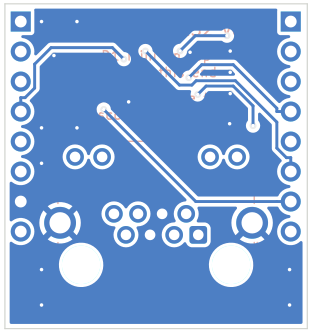
#> input picture hardware/rs232-shield/jlcpcb/view-bottom.png, 313 x 335 px, given in place of Fcu.png, which was not available
$ python make_views.py out.png
#> lines starting #> are read from the running program, lines starting #| are printed output that depends on the picture; after the words box and inside, x2 and y2 are one past the last pixel; in counts of white or black regions, pixels touching at a corner belong together
#!/usr/bin/env python3
"""!
@file make_views.py
@brief Pictures for the shield Word document: the bare board, top and bottom, as fabricated
       (from the JLCPCB Gerbers), and the assembled unit from four sides (from the 3D model).
@details Usage: python3 make_views.py OUTDIR
         Needs gerbv, trimesh + networkx + scipy, numpy, pillow. Writes
         board-top.png, board-bottom.png, unit-front.png, unit-side.png, unit-top.png,
         unit-bottom.png into OUTDIR.
"""
import os
import subprocess
import sys
import tempfile
from pathlib import Path

import numpy as np
import trimesh
from scipy import ndimage
from PIL import Image, ImageDraw, ImageFilter

HERE = Path(__file__).resolve().parent
RS = HERE.parent  ##< hardware/rs232-shield


def gerber_layer(gerb: Path, name: str, files: list[str], tmp: Path) -> np.ndarray:
    """!
    @brief Draw Gerber/drill files white on black at 1000 dpi, all on the board outline's extent.
    @param gerb Folder with the unzipped Gerbers. @param name Output stem. @param files Files to draw.
    @param tmp Scratch folder.
    @return Boolean image (True where drawn).
    """
#> called with name = 'Fcu'
    out = tmp / f"{name}.png"
    cmd = ["gerbv", "-x", "png", "-D", "1000", "-B", "2", "-a", "-b", "#000000",
           "-f", "#FFFFFF" if not files else "#000000"]  # outline hidden unless it is what we draw
    for _ in files:
        cmd += ["-f", "#FFFFFF"]
    subprocess.run(cmd + [str(gerb / "rs232-shield-Edge_Cuts.gm1")] + [str(gerb / f) for f in files] +
                   ["-o", str(out)], check=True, capture_output=True)
#> (this line was passed over: subprocess is not available in this run)
    return np.array(Image.open(out).convert("L")) > 127
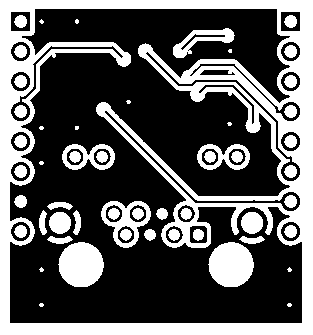
#> returned value: shape (335, 313) bool; 35.6% white; 54 white regions (12 under 20 px), largest, box (x1, y1, x2, y2) and area: (0, 0, 313, 335) 26294, (58, 242, 104, 287) 1605, (208, 242, 254, 287) 1605


def board_picture(gerb: Path, side: str, tmp: Path) -> Image.Image:
    """!
    @brief The bare board as fabricated: green mask, bare pads, white silkscreen, holes.
    @param gerb Gerber folder. @param side "F" (top) or "B" (bottom, shown turned over).
    @param tmp Scratch folder.
    @return RGB picture.
    """
    cu = gerber_layer(gerb, side + "cu", [f"rs232-shield-{side}_Cu." + ("gtl" if side == "F" else "gbl")], tmp)
    mask = gerber_layer(gerb, side + "mask", [f"rs232-shield-{side}_Mask." + ("gts" if side == "F" else "gbs")], tmp)
#> call 2 of gerber_layer, with name = 'Fmask'
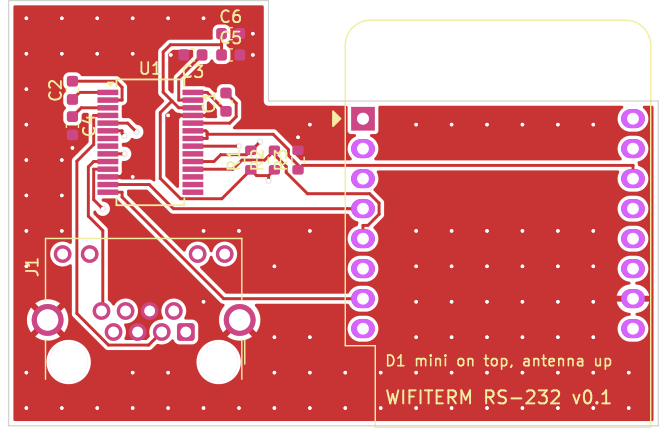
#> input picture hardware/rs232-shield/jlcpcb/view-top.png, 659 x 432 px, given in place of Fmask.png, which was not available
#> in gerber_layer (call 2), `return np.array(Image.open(out).convert("L")) > 127`:
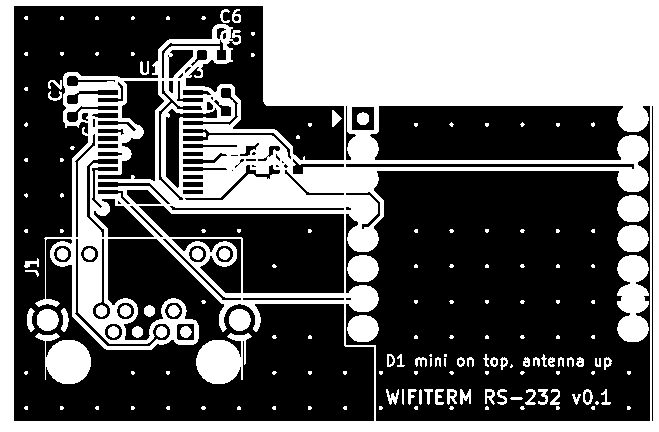
#> returned value: shape (432, 659) bool; 39.5% white; 166 white regions (98 under 20 px), largest, box (x1, y1, x2, y2) and area: (0, 0, 659, 432) 97580, (617, 255, 649, 342) 2141, (196, 333, 252, 384) 1837
    silk = gerber_layer(gerb, side + "silk", [f"rs232-shield-{side}_Silkscreen." + ("gto" if side == "F" else "gbo")], tmp)
    holes = gerber_layer(gerb, "holes", ["rs232-shield-PTH.drl", "rs232-shield-NPTH.drl"], tmp)
    edge = gerber_layer(gerb, "edge", [], tmp)
    regions, _ = ndimage.label(~edge)                           # the region holding the middle is the board
    inside = regions == regions[edge.shape[0] // 2, edge.shape[1] // 2]
    h, w = cu.shape
    img = np.full((h, w, 3), 255, np.uint8)
    img[inside] = (22, 96, 52)                 # solder mask over bare laminate
    img[inside & cu] = (36, 130, 72)           # copper under the mask
    img[inside & cu & mask] = (214, 196, 128)  # exposed pad (HASL / gold look)
    img[inside & holes] = (250, 250, 250)      # drilled holes
    img[inside & silk] = (245, 245, 245)       # silkscreen
    img[edge] = (30, 30, 30)
    pic = Image.fromarray(img)
    if side == "B":
        pic = pic.transpose(Image.FLIP_LEFT_RIGHT)   # turn the board over like a page
    ys, xs = np.where(inside)
    return pic.crop((xs.min() - 12, ys.min() - 12, xs.max() + 13, ys.max() + 13))


# [124 lines left out: functions layout_picture, coloured_parts, render, not called in this run]


def main() -> None:
    """! @brief Write all pictures into the folder named on the command line. """
    out = Path(sys.argv[1])
    out.mkdir(parents=True, exist_ok=True)
    with tempfile.TemporaryDirectory() as t:
        tmp = Path(t)
        subprocess.run(["unzip", "-oq", str(RS / "jlcpcb" / "rs232-shield-gerbers.zip"), "-d", str(tmp / "g")], check=True)
        for side, name in (("F", "board-top"), ("B", "board-bottom")):
            pic = board_picture(tmp / "g", side, tmp)
            pic.save(out / f"{name}.png")
            if side == "F":
                cpl = []
                for line in (RS / "jlcpcb" / "cpl.csv").read_text().splitlines()[1:]:
                    f = line.split(",")
                    if len(f) >= 3 and f[0]:
                        cpl.append((f[0], float(f[1].replace("mm", "")), float(f[2].replace("mm", ""))))
                layout_picture(pic, tmp / "g", tmp, cpl).save(out / "board-layout.png")
    parts = coloured_parts(RS / "3d" / "rs232-shield-assembly.stl")
    # Mesh axes: X across the board, Y along it (antenna at +Y, USB and jack at -Y), Z up (D1 mini on top).
    views = {
        "unit-front": ((0, 1, 0), (0, 0, 1)),       # from the USB / jack end, jack opening toward you
        "unit-side": ((-1, 0, 0), (0, 0, 1)),       # from the left side, antenna on the right
        "unit-top": ((0, 0, -1), (0, 1, 0)),        # from above, antenna at the top of the page
        "unit-bottom": ((0, 0, 1), (0, 1, 0)),      # from below, antenna at the top of the page
    }
    for name, (d, up) in views.items():
        render(parts, d, up).save(out / f"{name}.png")
        print("wrote", name)


if __name__ == "__main__":
#> (the run stopped early here; a loop or call above may not have finished)
